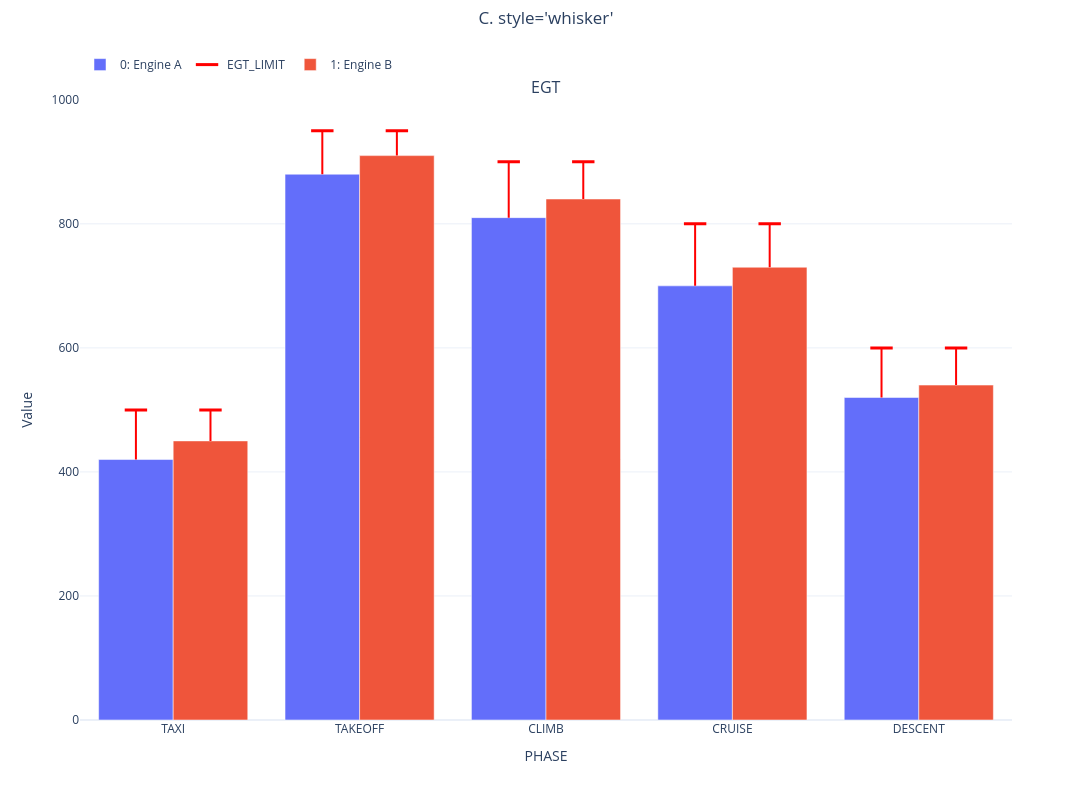

The notebook cell this image was saved under:
### Markdown cell above
## C. `style='whisker'` — dash + stem to the bar top

The whisker adds a vertical stem from the dash down (or up) to the top of the bar it
belongs to, so the *gap* between the bar and the value is what your eye reads.
Alignment with grouped bars is automatic: the overlay inherits the bar's
`offsetgroup`, and the layout enables `scattermode='group'` when `barmode='group'`.

### Code cell
uc_whisker = build()
uc_whisker.var_format('EGT_LIMIT', style='whisker', color='red')
fig = uc_whisker.bar(x='PHASE', y='EGT', markers='EGT_LIMIT',
                     suptitle="C. style='whisker'")

tr = caps_of(fig, 'EGT_LIMIT')
check(all(t.error_y.array is not None for t in tr), 'whisker carries stem lengths (error_y)')
# LIMIT is above every bar, so every stem points DOWN (arrayminus) and none up.
check(all(max(t.error_y.array) == 0 for t in tr), 'no upward stems when value is above the bar')
check(all(min(t.error_y.arrayminus) > 0 for t in tr), 'downward stems span limit -> bar top')
check(fig.layout.scattermode == 'group', 'overlays align over their own grouped bar')
fig.show()

### Figure 1 — Plotly figure (JSON) as saved in the notebook; plotly's stock layout.template omitted (floating-point values rounded to 4 significant figures)
{"data": [{"alignmentgroup": "bars", "legendgroup": "group_0", "marker": {"color": "#636EFA"}, "name": "0: Engine A", "offsetgroup": "set_0", "opacity": 1, "showlegend": true, "type": "bar", "x": ["TAXI", "TAKEOFF", "CLIMB", "CRUISE", "DESCENT"], "xaxis": "x", "y": [420, 880, 810, 700, 520], "yaxis": "y"}, {"alignmentgroup": "bars", "error_y": {"array": [0, 0, 0, 0, 0], "arrayminus": [80, 70, 90, 100, 80], "color": "red", "symmetric": false, "thickness": 2, "type": "data", "width": 0}, "hovertemplate": "<b>Engine A</b><br>PHASE: %{x}<br>EGT_LIMIT: %{y:.4g}<extra></extra>", "legendgroup": "marker_EGT_LIMIT", "marker": {"color": "red", "line": {"color": "red", "width": 3}, "opacity": 1, "size": 16, "symbol": "line-ew"}, "mode": "markers", "name": "EGT_LIMIT", "offsetgroup": "set_0", "showlegend": true, "type": "scatter", "x": ["TAXI", "TAKEOFF", "CLIMB", "CRUISE", "DESCENT"], "xaxis": "x", "y": [500, 950, 900, 800, 600], "yaxis": "y"}, {"alignmentgroup": "bars", "legendgroup": "group_1", "marker": {"color": "#EF553B"}, "name": "1: Engine B", "offsetgroup": "set_1", "opacity": 1, "showlegend": true, "type": "bar", "x": ["TAXI", "TAKEOFF", "CLIMB", "CRUISE", "DESCENT"], "xaxis": "x", "y": [450, 910, 840, 730, 540], "yaxis": "y"}, {"alignmentgroup": "bars", "error_y": {"array": [0, 0, 0, 0, 0], "arrayminus": [50, 40, 60, 70, 60], "color": "red", "symmetric": false, "thickness": 2, "type": "data", "width": 0}, "hovertemplate": "<b>Engine B</b><br>PHASE: %{x}<br>EGT_LIMIT: %{y:.4g}<extra></extra>", "legendgroup": "marker_EGT_LIMIT", "marker": {"color": "red", "line": {"color": "red", "width": 3}, "opacity": 1, "size": 16, "symbol": "line-ew"}, "mode": "markers", "name": "EGT_LIMIT", "offsetgroup": "set_1", "showlegend": false, "type": "scatter", "x": ["TAXI", "TAKEOFF", "CLIMB", "CRUISE", "DESCENT"], "xaxis": "x", "y": [500, 950, 900, 800, 600], "yaxis": "y"}], "layout": {"annotations": [{"font": {"size": 16}, "showarrow": false, "text": "EGT", "x": 0.5, "xanchor": "center", "xref": "paper", "y": 1.0, "yanchor": "bottom", "yref": "paper"}], "barmode": "group", "height": 800, "legend": {"orientation": "h", "x": 0, "xanchor": "left", "y": 0.9374, "yanchor": "top", "yref": "container"}, "margin": {"t": 88.1}, "scattermode": "group", "showlegend": true, "title": {"text": "C. style='whisker'", "x": 0.5, "xanchor": "center", "y": 0.985, "yanchor": "top", "yref": "container"}, "width": 1200, "xaxis": {"anchor": "y", "domain": [0.0, 1.0], "title": {"text": "PHASE"}}, "yaxis": {"anchor": "x", "domain": [0.0, 1.0], "title": {"text": "Value"}}}}
